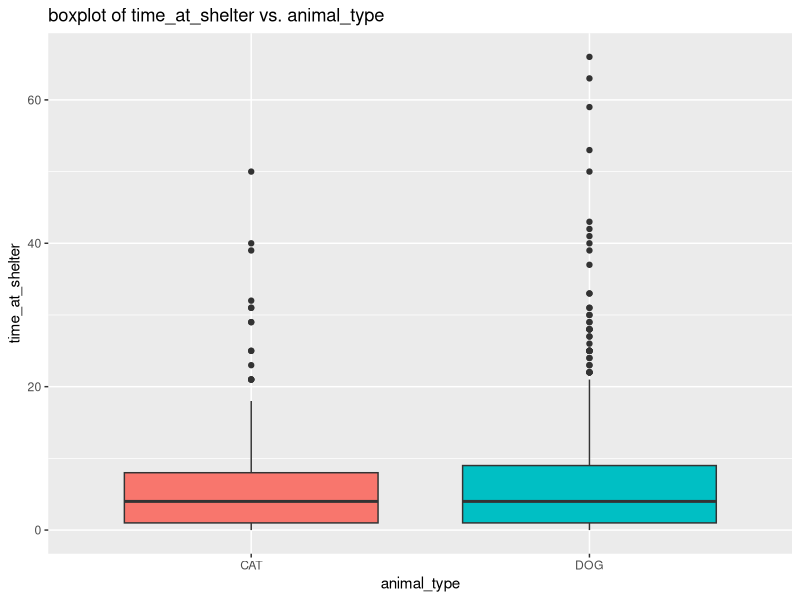
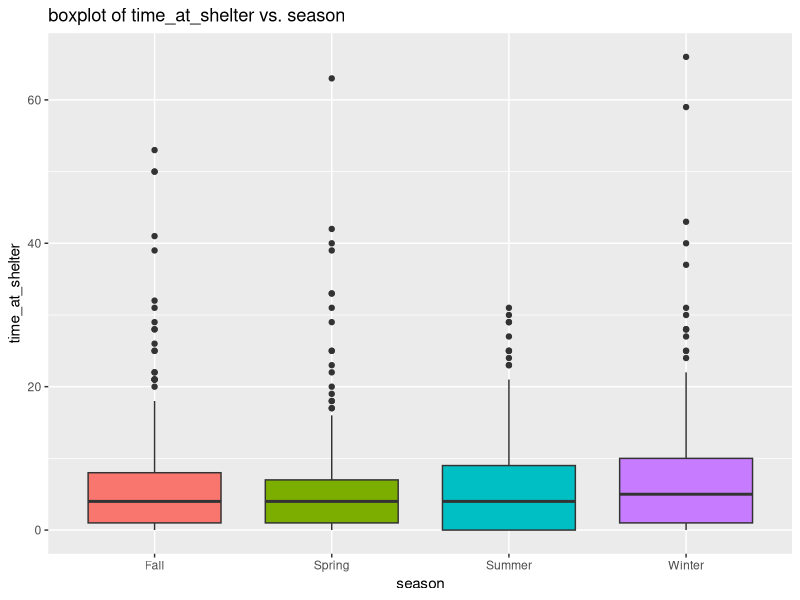
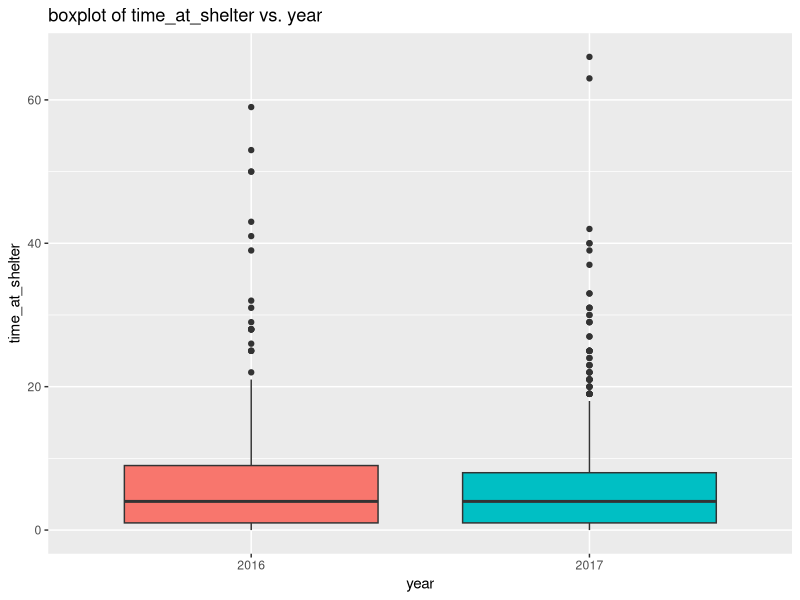
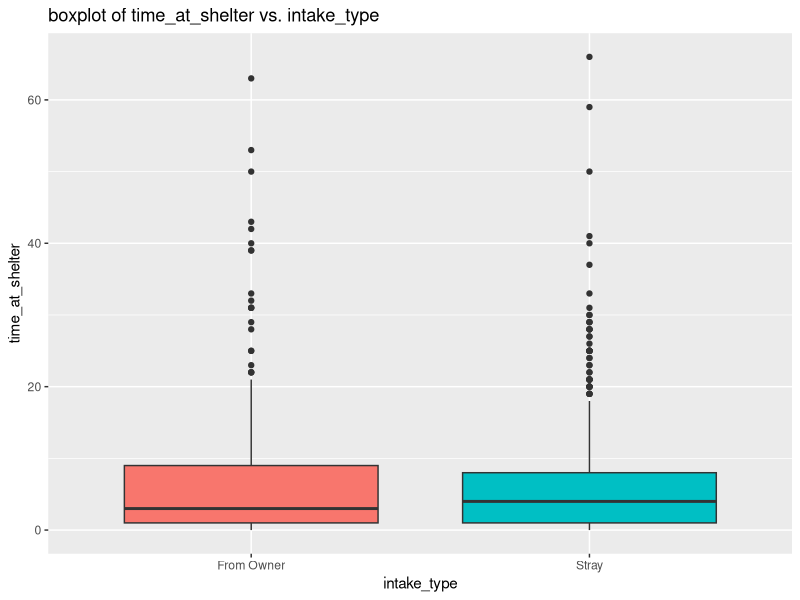
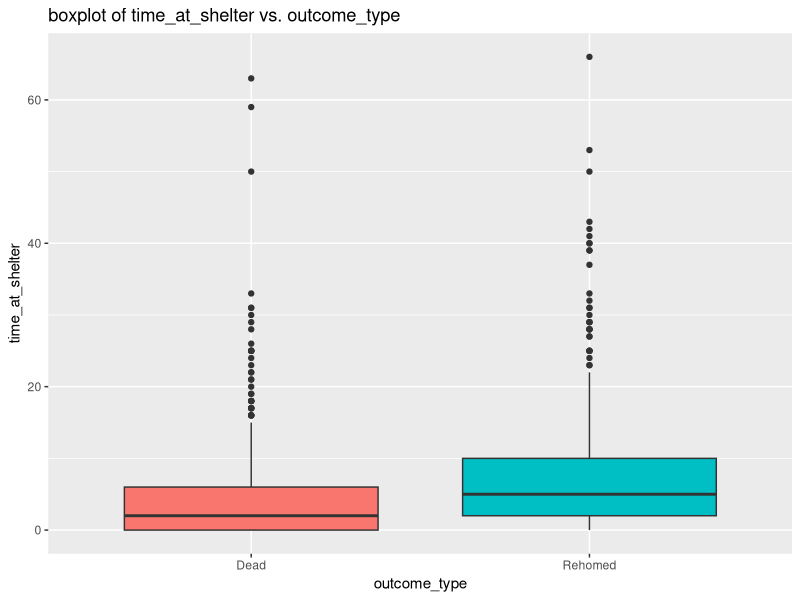
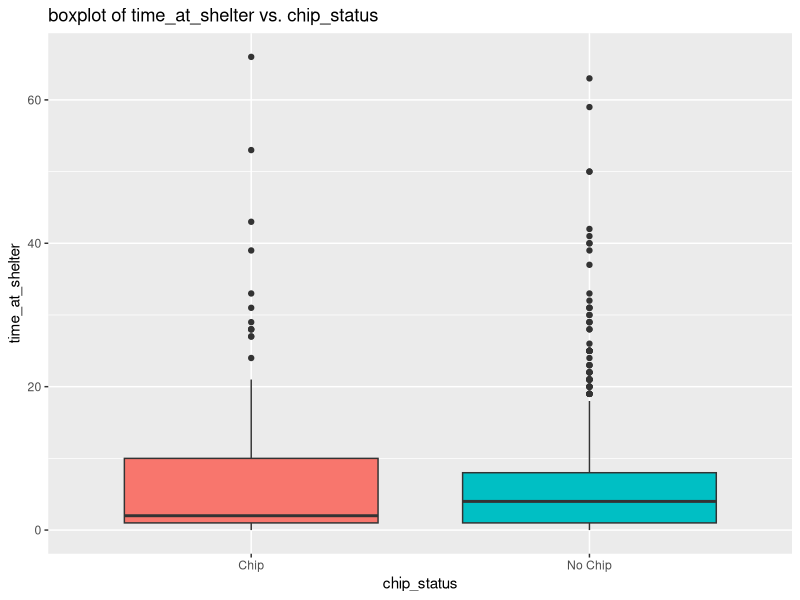
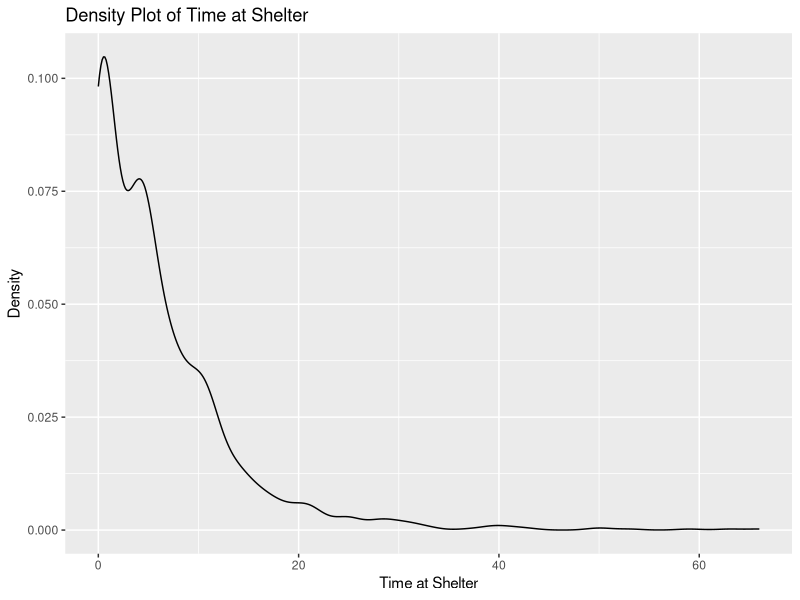
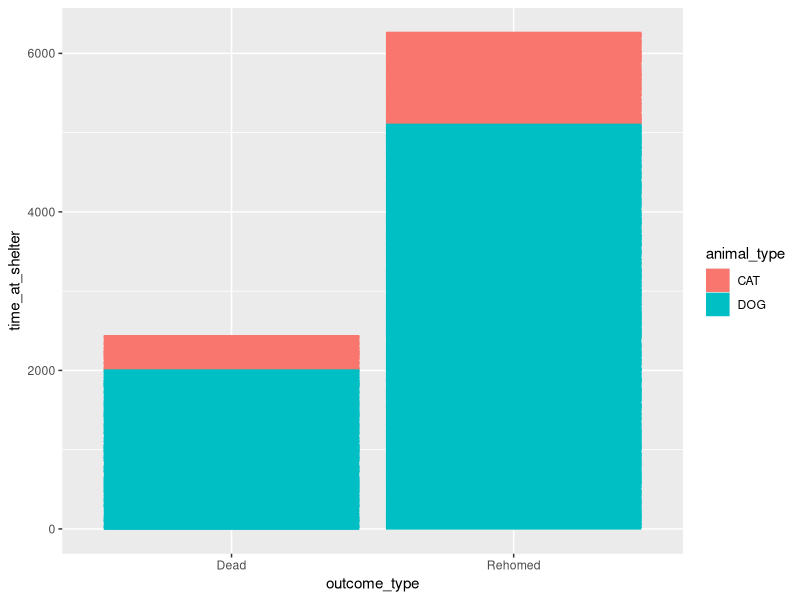

These figures' R source, in order:
## ---- chunk 1
library(dplyr)
## ---- chunk 2
Animal <- read.csv(file = "dataset16.csv")
## ---- chunk 3
Animal$year <- as.factor(Animal$year)
Animal$season <- ifelse(Animal$month %in% c(12, 1, 2), "Winter", Animal$month)
Animal$season <- ifelse(Animal$season %in% c(3, 4, 5), "Spring", Animal$season)
Animal$season <- ifelse(Animal$season %in% c(6, 7, 8), "Summer", Animal$season)
Animal$season <- ifelse(Animal$season %in% c(9, 10, 11), "Fall", Animal$season)
Animal$intake_type <- ifelse(Animal$intake_type == "STRAY", "Stray", "From Owner")
Animal$outcome_type <- ifelse(Animal$outcome_type %in% c("DIED", "EUTHANIZED"), "Dead", "Rehomed")
Animal$chip_status <- ifelse(Animal$chip_status == "SCAN CHIP", "Chip", "No Chip")
Animal <- subset(Animal, animal_type %in% c("CAT", "DOG"))
## ---- chunk 4
library(ggplot2)
ggplot(data = Animal, aes(x = animal_type, y = time_at_shelter, fill = animal_type))+
  geom_boxplot()+
  labs(x = "animal_type", y = "time_at_shelter")+
  theme(legend.position = "none")+
  ggtitle("boxplot of time_at_shelter vs. animal_type")
## ---- chunk 5
ggplot(data = Animal, aes(x = season, y = time_at_shelter, fill = season))+
  geom_boxplot()+
  labs(x = "season", y = "time_at_shelter")+
  theme(legend.position = "none")+
  ggtitle("boxplot of time_at_shelter vs. season")
## ---- chunk 6
ggplot(data = Animal, aes(x = year, y = time_at_shelter, fill = year))+
  geom_boxplot()+
  labs(x = "year", y = "time_at_shelter")+
  theme(legend.position = "none")+
  ggtitle("boxplot of time_at_shelter vs. year")
## ---- chunk 7
ggplot(data = Animal, aes(x = intake_type, y = time_at_shelter, fill = intake_type))+
  geom_boxplot()+
  labs(x = "intake_type", y = "time_at_shelter")+
  theme(legend.position = "none")+
  ggtitle("boxplot of time_at_shelter vs. intake_type")
## ---- chunk 8
ggplot(data = Animal, aes(x = outcome_type, y = time_at_shelter, fill = outcome_type))+
  geom_boxplot()+
  labs(x = "outcome_type", y = "time_at_shelter")+
  theme(legend.position = "none")+
  ggtitle("boxplot of time_at_shelter vs. outcome_type")
## ---- chunk 9
ggplot(data = Animal, aes(x = chip_status, y = time_at_shelter, fill = chip_status))+
  geom_boxplot()+
  labs(x = "chip_status", y = "time_at_shelter")+
  theme(legend.position = "none")+
  ggtitle("boxplot of time_at_shelter vs. chip_status")
## ---- chunk 10
ggplot(Animal, aes(x=time_at_shelter)) + 
  geom_density() +
  labs(title="Density Plot of Time at Shelter",
       x="Time at Shelter",
       y="Density")
## ---- chunk 11
ggplot(Animal, aes(x = outcome_type, y = time_at_shelter, fill = animal_type, colour = animal_type)) + 
  geom_bar(stat = "identity")
